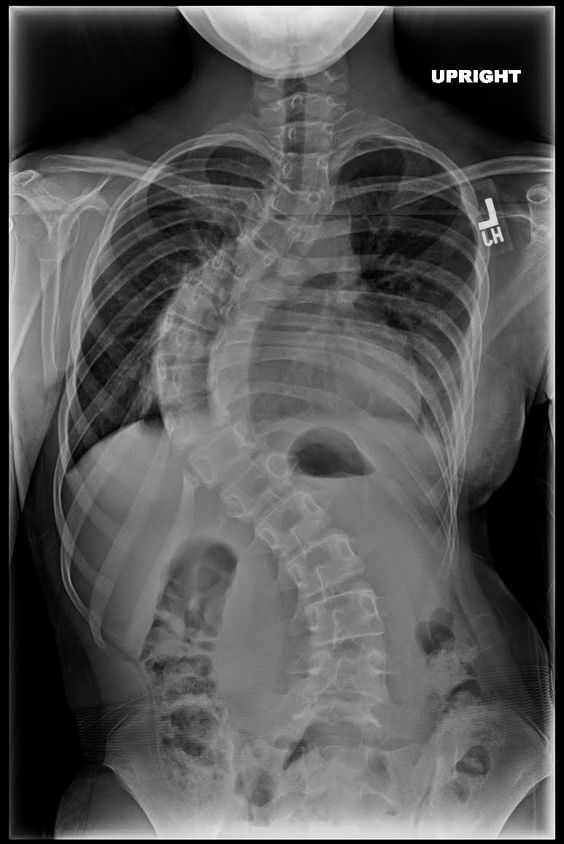
#> input picture ex1.jpg, 564 x 844 px
$ python change_contrast.py
#> lines starting #> are read from the running program, lines starting #| are printed output that depends on the picture
#FILE FOR CHANGE A CONTRAST A IMAGE
import cv2

img = cv2.imread('ex1.jpg')  # load rgb image
#> img is the input picture: shape (844, 564, 3); min 0, max 255, mean 84.7
hsv = cv2.cvtColor(img, cv2.COLOR_BGR2HSV)  # convert it to hsv
#> hsv: shape (844, 564, 3); mean H, S, V 0, 0, 84.7

h, s, v = cv2.split(hsv)
#> h: shape (844, 564); every value is 0
v += 255
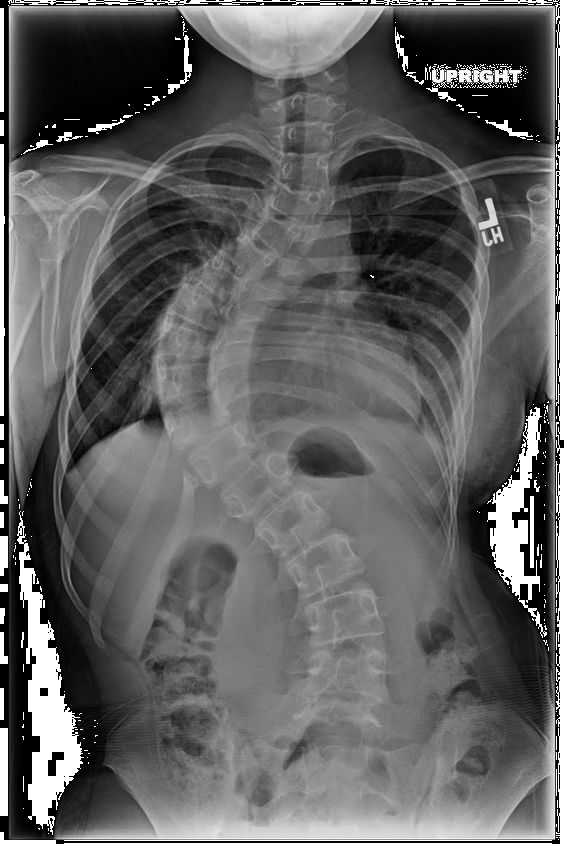
#> v: shape (844, 564); min 0, max 255, mean 97.3
final_hsv = cv2.merge((h, s, v))
#> final_hsv: shape (844, 564, 3); mean H, S, V 0, 0, 97.3

img = cv2.cvtColor(final_hsv, cv2.COLOR_HSV2BGR)
cv2.imwrite("image_processed2.jpg", img)

$ run again, with ex0.jpg copied over ex1.jpg
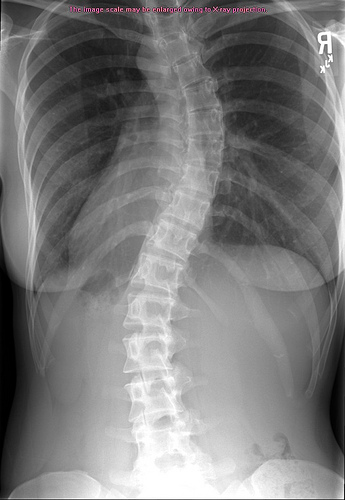
#> input picture ex0.jpg, 345 x 500 px
#> img is the input picture: shape (500, 345, 3); mean B, G, R 123.3, 123.2, 123.5
#> hsv: shape (500, 345, 3); mean H, S, V 2.1, 0.7, 123.5
#> `h, s, v = cv2.split(hsv)`:
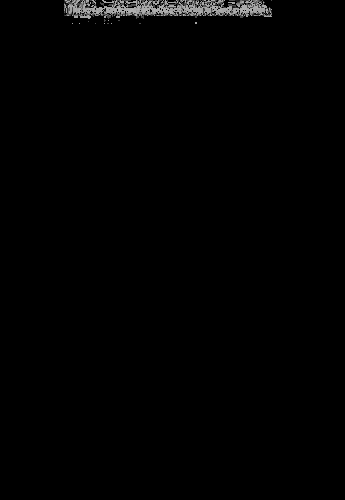
#> h: shape (500, 345); min 0, max 179, mean 2.1
#> final_hsv: shape (500, 345, 3); mean H, S, V 2.1, 0.7, 124.3

$ run again, with ex11.jpg copied over ex1.jpg
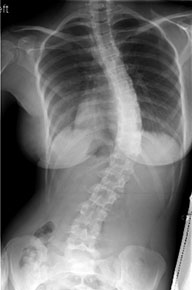
#> input picture ex11.jpg, 192 x 290 px
#> img is the input picture: shape (290, 192, 3); min 0, max 255, mean 111.7
#> hsv: shape (290, 192, 3); mean H, S, V 0, 0, 111.7
#> h: shape (290, 192); every value is 0
#> `v += 255`:
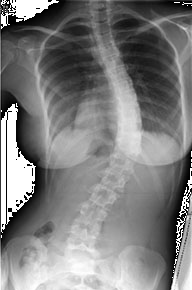
#> v: shape (290, 192); min 0, max 255, mean 126.1
#> final_hsv: shape (290, 192, 3); mean H, S, V 0, 0, 126.1

$ run again, with ex3.jpg copied over ex1.jpg
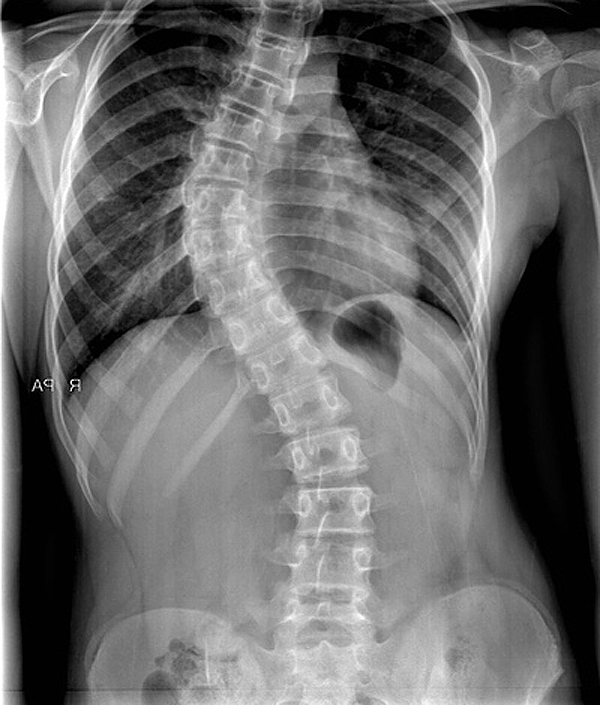
#> input picture ex3.jpg, 600 x 705 px
#> img is the input picture: shape (705, 600, 3); min 0, max 255, mean 108.2
#> hsv: shape (705, 600, 3); mean H, S, V 0, 0, 108.2
#> h: shape (705, 600); every value is 0
#> `v += 255`:
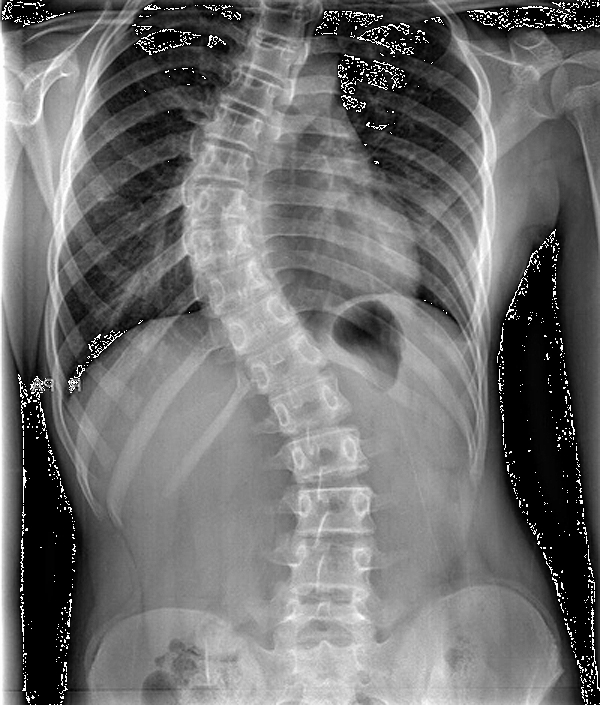
#> v: shape (705, 600); min 0, max 255, mean 110.9
#> final_hsv: shape (705, 600, 3); mean H, S, V 0, 0, 110.9
